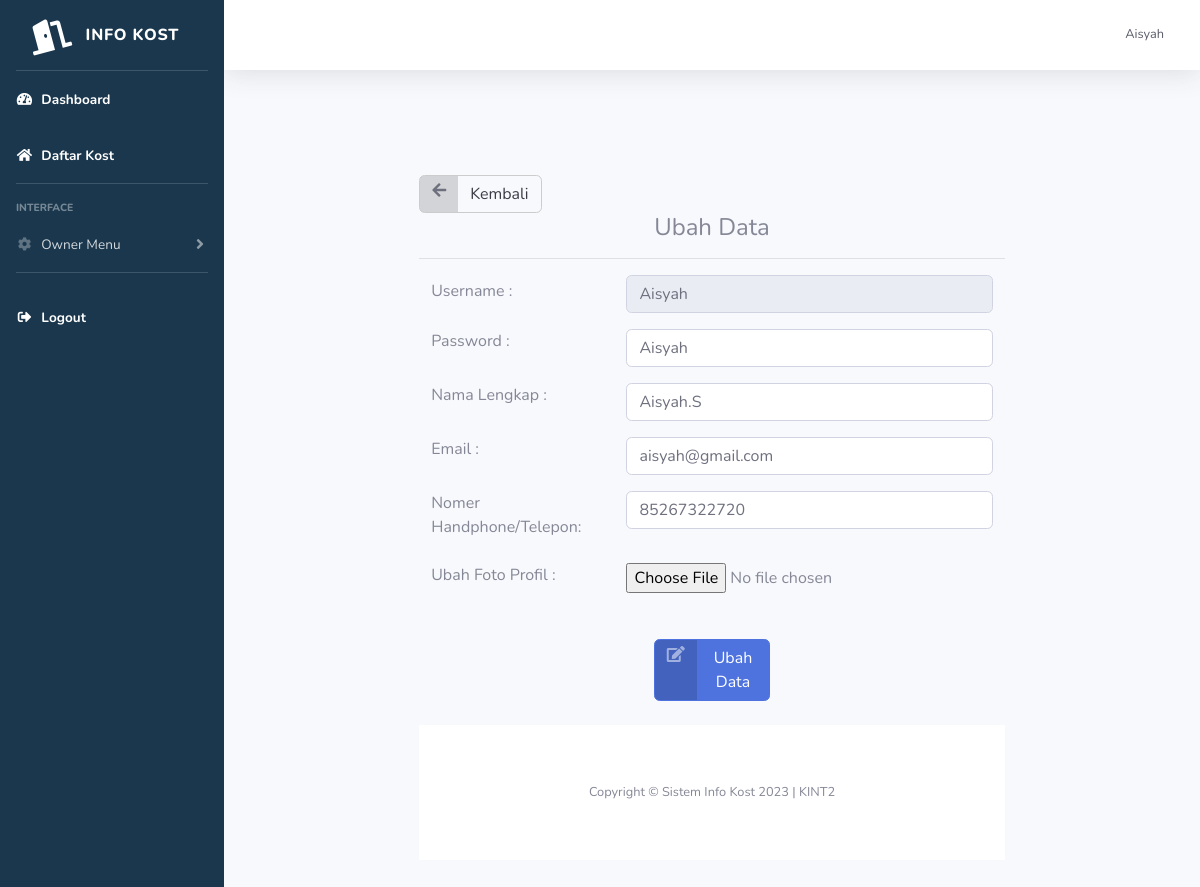
/kost/edit_profil.php (signed in), run on an earlier commit of the app's database.
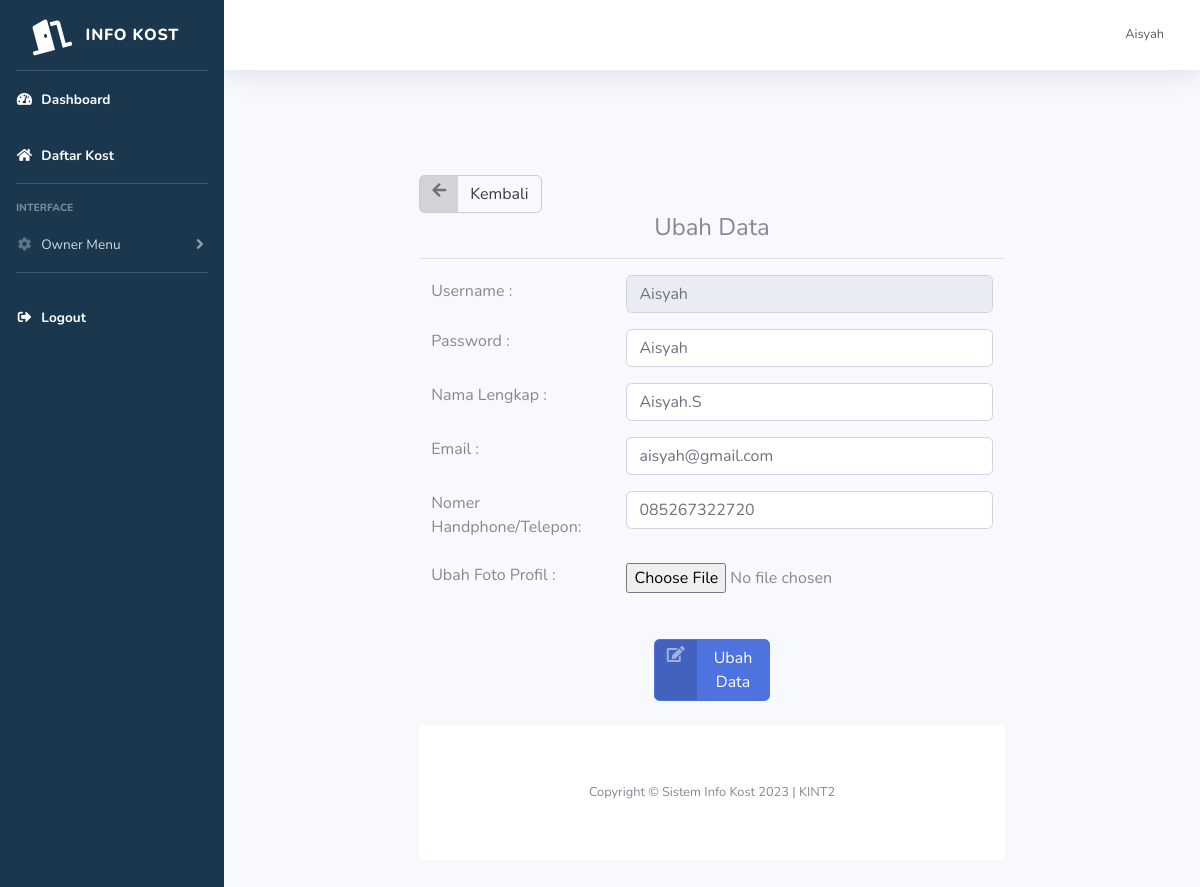
And on a later commit of the database.
### tables this page shows
CREATE TABLE `user` (
  `id` int(11) NOT NULL,
  `nama_lengkap` varchar(255) NOT NULL,
  `email` varchar(255) NOT NULL,
  `username` varchar(255) NOT NULL,
  `password` varchar(255) NOT NULL,
  `no_hp` varchar(255) NOT NULL,
  `foto_ktp` varchar(255) NOT NULL,
  `foto_profil` text NOT NULL,
  `roles` int(11) NOT NULL,
  `id_kost_saya` int(11) NOT NULL
);

### kost/edit_profil.php (the view, shortened to what this page needs)
<?php
include 'includes/header.php';
$username = $_SESSION['username'];
$data = mysqli_query($koneksi, "SELECT * FROM user WHERE username='$username'");
$d = mysqli_fetch_array($data);
?>
<div class="container ">
<div class="my-2">
  <a href="profil.php" class="btn btn-light btn-icon-split" style="border: 1px solid #ccc;">
  <span class="icon text-gray-700">
      <i class="fas fa-arrow-left"></i>
  </span>
  <span class="text">Kembali</span>
  </a>
  <h4 class="text-center">Ubah Data</h4>
  <hr>
  <div class="row">
    <div class="container-fluid">
      <form action="php/edit-profil_proses.php" method="post" class="" enctype="multipart/form-data">
        <div class="form-group row">
          <div class="col"><label class="form-text" for="username">Username :</label></div>
          <div class="col-sm-8"><input class="form-control" type="text" name="username" id="username" value="<?php echo $username ?>" readonly></div>
        </div>
        <div class="form-group row">
          <div class="col"><label for="nama_lengkap">Password :</label></div>
          <div class="col-sm-8"><input type="text" name="password" id="password" class="form-control" value="<?php echo $d['password']; ?>"></div>
        </div>
        <div class="form-group row">
          <div class="col"><label for="nama_lengkap">Nama Lengkap :</label></div>
          <div class="col-sm-8"><input type="text" name="nama_lengkap" id="nama_lengkap" class="form-control" value="<?php echo $d['nama_lengkap']; ?>"></div>
        </div>
        <div class="form-group row">
          <div class="col"><label for="email">Email :</label></div>
          <div class="col-sm-8"><input type="email" name="email" id="email" class="form-control" value="<?php echo $d['email']; ?>"></div>
        </div>
        <div class="form-group row">
          <div class="col"><label for="no_hp">Nomer Handphone/Telepon:</label></div>
          <div class="col-sm-8"><input type="number" name="no_hp" id="no_hp" class="form-control" value="<?php echo $d['no_hp']; ?>"></div>
        </div>
        <div class="row form-group">
          <div class="col"><label for="foto_profil">Ubah Foto Profil :</label></div>
          <div class="col-sm-8"><input type="file" name="foto_profil" id="foto_profil" value="<?php echo $d['foto_profil']; ?>"></div>
        </div>
        <br>
        <div class="my-1 col-md-3 text-center mx-auto">
        <button type="submit" value="submit" class="btn btn-primary btn-icon-split" name="submit">
          <span class="icon text-white-50">
            <i class="fas fa-edit"></i>
          </span>
          <span class="text">Ubah Data</span>
        </button>
      </div>
      </form>
    </div>
  </div>
</div>
<?php
include 'includes/footer.php';
?>

What changed in the data, as far as the page shows it:
changed user "Aisyah": no_hp "85267322720" → "085267322720"
